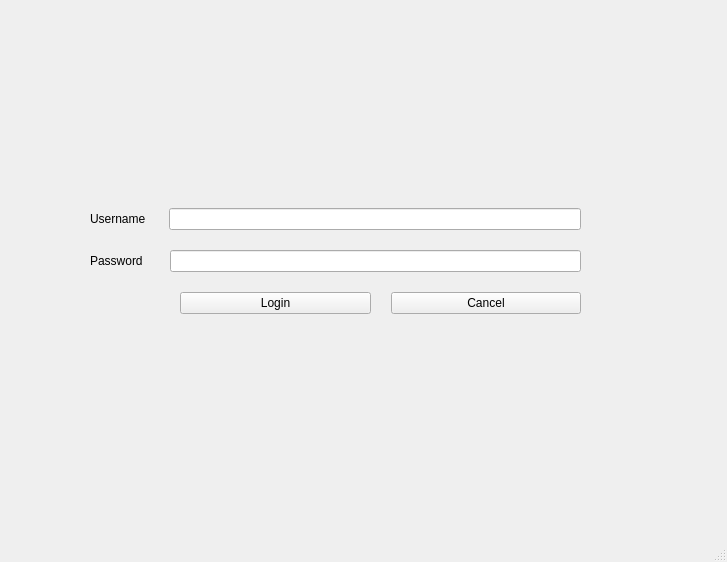
<?xml version="1.0" encoding="UTF-8"?>
<ui version="4.0">
 <class>MainWindow</class>
 <widget class="QMainWindow" name="MainWindow">
  <property name="geometry">
   <rect>
    <x>0</x>
    <y>0</y>
    <width>727</width>
    <height>562</height>
   </rect>
  </property>
  <property name="windowTitle">
   <string>MainWindow</string>
  </property>
  <property name="layoutDirection">
   <enum>Qt::LeftToRight</enum>
  </property>
  <widget class="QWidget" name="centralwidget">
   <widget class="QWidget" name="verticalLayoutWidget">
    <property name="geometry">
     <rect>
      <x>90</x>
      <y>30</y>
      <width>491</width>
      <height>461</height>
     </rect>
    </property>
    <layout class="QVBoxLayout" name="verticalLayout">
     <property name="spacing">
      <number>20</number>
     </property>
     <item>
      <widget class="QLabel" name="label">
       <property name="sizePolicy">
        <sizepolicy hsizetype="Minimum" vsizetype="Minimum">
         <horstretch>0</horstretch>
         <verstretch>0</verstretch>
        </sizepolicy>
       </property>
       <property name="text">
        <string/>
       </property>
       <property name="pixmap">
        <pixmap>login_logo.png</pixmap>
       </property>
       <property name="scaledContents">
        <bool>false</bool>
       </property>
       <property name="alignment">
        <set>Qt::AlignCenter</set>
       </property>
       <property name="margin">
        <number>-20</number>
       </property>
      </widget>
     </item>
     <item>
      <layout class="QHBoxLayout" name="horizontalLayout_3">
       <item>
        <widget class="QLabel" name="label_3">
         <property name="text">
          <string>Username </string>
         </property>
        </widget>
       </item>
       <item>
        <widget class="QLineEdit" name="lineEdit_2"/>
       </item>
      </layout>
     </item>
     <item>
      <layout class="QHBoxLayout" name="horizontalLayout_4">
       <item>
        <widget class="QLabel" name="label_2">
         <property name="text">
          <string>Password  </string>
         </property>
        </widget>
       </item>
       <item>
        <widget class="QLineEdit" name="lineEdit">
         <property name="echoMode">
          <enum>QLineEdit::PasswordEchoOnEdit</enum>
         </property>
        </widget>
       </item>
      </layout>
     </item>
     <item>
      <layout class="QHBoxLayout" name="horizontalLayout_5">
       <property name="leftMargin">
        <number>90</number>
       </property>
       <property name="rightMargin">
        <number>0</number>
       </property>
       <item>
        <widget class="QPushButton" name="pushButton">
         <property name="text">
          <string>Login</string>
         </property>
        </widget>
       </item>
       <item>
        <widget class="QPushButton" name="pushButton_2">
         <property name="text">
          <string>Cancel</string>
         </property>
        </widget>
       </item>
      </layout>
     </item>
     <item>
      <layout class="QHBoxLayout" name="horizontalLayout">
       <property name="spacing">
        <number>20</number>
       </property>
       <item>
        <widget class="QLabel" name="label_4">
         <property name="font">
          <font>
           <family>Sahadeva</family>
           <pointsize>12</pointsize>
           <weight>75</weight>
           <italic>true</italic>
           <bold>true</bold>
          </font>
         </property>
         <property name="text">
          <string/>
         </property>
        </widget>
       </item>
      </layout>
     </item>
    </layout>
   </widget>
  </widget>
  <widget class="QMenuBar" name="menubar">
   <property name="geometry">
    <rect>
     <x>0</x>
     <y>0</y>
     <width>727</width>
     <height>24</height>
    </rect>
   </property>
  </widget>
  <widget class="QStatusBar" name="statusbar"/>
 </widget>
 <resources/>
 <connections/>
</ui>
